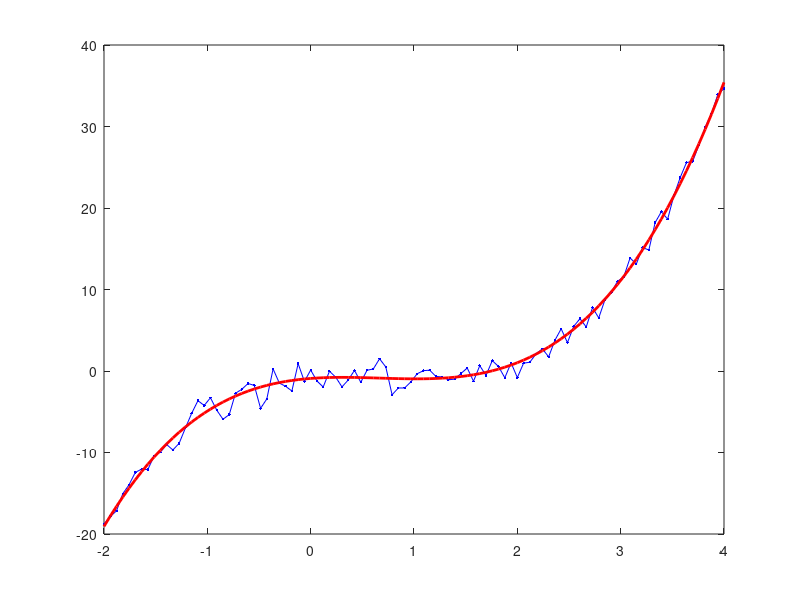

Source code (MATLAB): (Note: this script raises an error after producing the figure.)
c = [1 -2 1 -1];  
x = linspace(-2,4);  
y = c(1)*x.^3+c(2)*x.^2+c(3)*x+c(4) + randn(1,100);
plot(x,y,'.b-')

hold on
c = polyfit(x,y,3);  
yhat = c(1)*x.^3+c(2)*x.^2+c(3)*x+c(4);
plot(x,yhat,'r','linewidth',2)

x0 = 1;
y0 = 10;

x = x(:); %reshape the data into a column vector
y = y(:);
% 'C' is the Vandermonde matrix for 'x'
n = 3; % Degree of polynomial to fit
V(:,n+1) = ones(length(x),1,class(x));
for j = n:-1:1
     V(:,j) = x.*V(:,j+1);
end
C = V;
% 'd' is the vector of target values, 'y'.
d = y;
% There are no inequality constraints in this case, i.e., 
A = [];
b = [];
% We use linear equality constraints to force the curve to hit the required point. In
% this case, 'Aeq' is the Vandermoonde matrix for 'x0'
Aeq = x0.^(n:-1:0);
% and 'beq' is the value the curve should take at that point
beq = y0;
p = lsqlin( C, d, A, b, Aeq, beq )
% We can then use POLYVAL to evaluate the fitted curve
yhat = polyval( p, x );
% Plot original data
plot(x,y,'.b-') 
hold on
% Plot point to go through
plot(x0,y0,'gx','linewidth',4) 
% Plot fitted data
plot(x,yhat,'r','linewidth',2) 
hold off